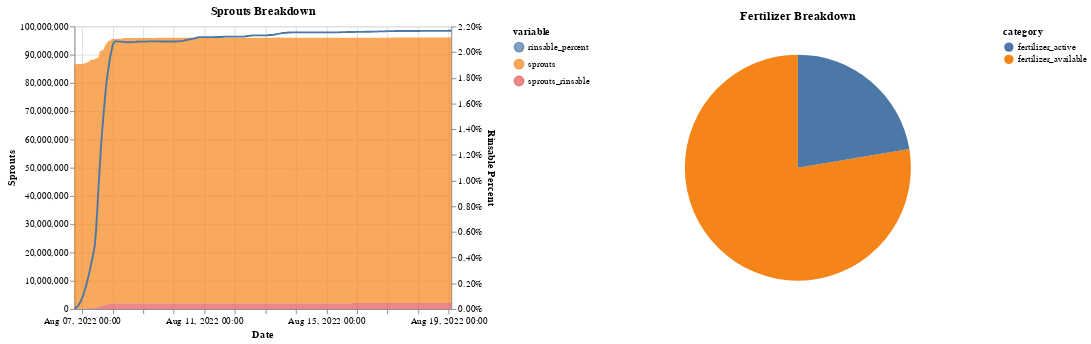

Notebook source saved alongside this figure:
### Code cell
def visualize_recap_paid_percent(df: pd.DataFrame): 
    """"""
    df = df.iloc[1:,]
    # fertilizer breakdown 
    series_fert = df.iloc[-1,][['fertilizer_available', 'fertilizer_active']]
    fert_total = series_fert['fertilizer_available'] + series_fert['fertilizer_active']
    df_fert = pd.DataFrame(
        {
            'category': series_fert.index, 'value': series_fert.values, 
            'label': [
                f"{c}: {int(v):,} \n({v / fert_total:.1%})" 
                for c, v in zip(series_fert.index, series_fert.values)
            ]
        }
    )
    fertililzer_breakdown = alt.Chart(
        df_fert, title="Fertilizer Breakdown"
    ).encode(
        theta=alt.Theta("value:Q", stack=True),
        color=alt.Color("category:N", legend=alt.Legend()),
        tooltip="label:N"
    ).mark_arc(outerRadius=120)
    # sprouts breakdown 
    df_sprouts = df.copy()
    label_vars = ['sprouts rinsable', 'sprouts ', 'rinsable percent']
    id_vars = ['timestamp'] + label_vars
    value_vars = ['sprouts_rinsable', 'sprouts', 'rinsable_percent']
    df_sprouts['sprouts rinsable'] = df_sprouts['sprouts_rinsable']
    df_sprouts['sprouts '] = df_sprouts['sprouts']
    df_sprouts['rinsable percent'] = df_sprouts['rinsable_percent']
    df_sprouts = df_sprouts.melt(
        id_vars=id_vars, value_vars=value_vars
    ).sort_values("timestamp")
    sprouts_base = alt.Chart(
        df_sprouts[['timestamp', 'value', 'variable'] + label_vars], 
        title="Sprouts Breakdown"
    ).encode(
        x=alt.X("yearmonthdatehours(timestamp):T", axis=alt.Axis(tickCount=10, title="Date")), 
        y=alt.Y("value:Q", axis=alt.Axis(title="Sprouts")), 
        color=alt.Color("variable:N", legend=alt.Legend()),
    )
    sprouts_area = sprouts_base.transform_filter(
        datum.variable != 'rinsable_percent'
    ).mark_area(point="transparent").encode(
        tooltip=[
            alt.Tooltip(f'{e}:Q', format=",d" if e != 'rinsable percent' else ".2%") 
            for e in label_vars
        ]
    )
    sprouts_line = sprouts_base.transform_filter(
        datum.variable == 'rinsable_percent'
    ).mark_line().encode(
        y=alt.Y("value:Q", axis=alt.Axis(title="Rinsable Percent", format=".2%")), 
    )
    sprouts_breakdown = alt.layer(sprouts_area, sprouts_line).resolve_scale(
        y="independent", 
    ).resolve_axis(
        y="independent"
    ).properties(width=400)
    
    return alt.hconcat(
        sprouts_breakdown, 
        fertililzer_breakdown
    ).resolve_legend(
        color="independent", 
    ).resolve_scale(
        y="independent",
        color="independent",
    ).resolve_axis(
        y="independent"
    )
 
visualize_recap_paid_percent(df)

### Figure 1 — Vega-Lite specification as saved in the notebook (floating-point values rounded to 4 significant figures; data arrays with more than 128 entries replaced by an {"elided": "..."} marker saying what was removed)
{"config": {"view": {"continuousWidth": 400, "continuousHeight": 300}}, "hconcat": [{"layer": [{"mark": {"type": "area", "point": "transparent"}, "encoding": {"color": {"field": "variable", "legend": {}, "type": "nominal"}, "tooltip": [{"field": "sprouts rinsable", "format": ",d", "type": "quantitative"}, {"field": "sprouts ", "format": ",d", "type": "quantitative"}, {"field": "rinsable percent", "format": ".2%", "type": "quantitative"}], "x": {"axis": {"tickCount": 10, "title": "Date"}, "field": "timestamp", "timeUnit": "yearmonthdatehours", "type": "temporal"}, "y": {"axis": {"title": "Sprouts"}, "field": "value", "type": "quantitative"}}, "title": "Sprouts Breakdown", "transform": [{"filter": "(datum.variable !== 'rinsable_percent')"}]}, {"mark": "line", "encoding": {"color": {"field": "variable", "legend": {}, "type": "nominal"}, "x": {"axis": {"tickCount": 10, "title": "Date"}, "field": "timestamp", "timeUnit": "yearmonthdatehours", "type": "temporal"}, "y": {"axis": {"format": ".2%", "title": "Rinsable Percent"}, "field": "value", "type": "quantitative"}}, "title": "Sprouts Breakdown", "transform": [{"filter": "(datum.variable === 'rinsable_percent')"}]}], "data": {"name": "data-0c84c039bdac75d829edeee8a8727323"}, "resolve": {"axis": {"y": "independent"}, "scale": {"y": "independent"}}, "width": 400}, {"data": {"name": "data-977cfd8ec2e248e82d98a93888afb85f"}, "mark": {"type": "arc", "outerRadius": 120}, "encoding": {"color": {"field": "category", "legend": {}, "type": "nominal"}, "theta": {"field": "value", "stack": true, "type": "quantitative"}, "tooltip": {"field": "label", "type": "nominal"}}, "title": "Fertilizer Breakdown"}], "resolve": {"axis": {"y": "independent"}, "legend": {"color": "independent"}, "scale": {"color": "independent", "y": "independent"}}, "$schema": "https://vega.github.io/schema/vega-lite/v4.17.0.json", "datasets": {"data-0c84c039bdac75d829edeee8a8727323": {"elided": "891 records"}, "data-977cfd8ec2e248e82d98a93888afb85f": [{"category": "fertilizer_available", "value": 59790000.0, "label": "fertilizer_available: 59,788,416 \n(77.6%)"}, {"category": "fertilizer_active", "value": 17210000.0, "label": "fertilizer_active: 17,211,584 \n(22.4%)"}]}}
